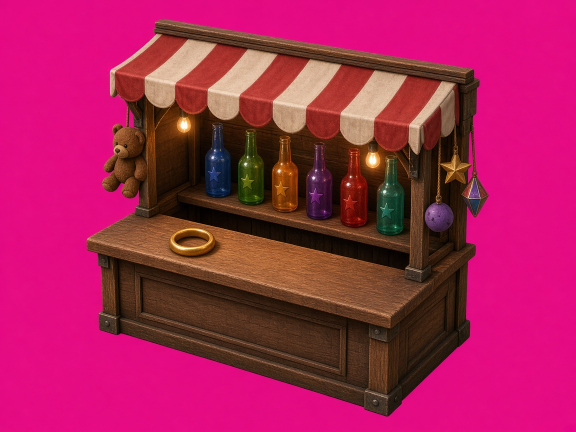
#> input picture raw/booth_close.jpg, 1152 x 864 px, given in place of painted_metal_crimson.jpg, which was not available (shown at 1/2 size)
$ python process_art.py
#> lines starting #> are read from the running program, lines starting #| are printed output that depends on the picture
#!/usr/bin/env python3
"""Prepare JPEG/PNG game assets from generated raw art. No WebP."""
from pathlib import Path
from PIL import Image, ImageFilter, ImageChops, ImageDraw, ImageOps
import numpy as np

ROOT = Path(__file__).resolve().parent
RAW = ROOT / "raw"
TEX = ROOT / "assets" / "textures"
SPR = ROOT / "assets" / "sprites"
UI = ROOT / "assets" / "ui"
for p in (TEX, SPR, UI):
    p.mkdir(parents=True, exist_ok=True)

def load(name):
    return Image.open(RAW / name).convert("RGB")

def make_seamless(im, blend=48):
    """Offset wrap + edge blend to reduce tiling seams."""
    im = im.convert("RGB")
    w, h = im.size
    off = ImageChops.offset(im, w // 2, h // 2)
    # blend a cross through the center (where the original edges now sit)
    arr = np.array(off, dtype=np.float32)
    orig = np.array(ImageChops.offset(im, 0, 0), dtype=np.float32)
    # actually blend off with a second offset of orig's wrap already in off
    mask = np.ones((h, w, 1), dtype=np.float32)
    bw = min(blend, w // 4, h // 4)
    for i in range(bw):
        a = (i + 1) / bw
        # soften the mid seams of the offset image by mixing a slightly blurred copy
    blur = np.array(off.filter(ImageFilter.GaussianBlur(1.2)), dtype=np.float32)
    yy, xx = np.mgrid[0:h, 0:w]
    d = np.minimum(np.minimum(xx, w - 1 - xx), np.minimum(yy, h - 1 - yy))
    # After offset, seams are at center lines
    dc = np.minimum(np.abs(xx - w // 2), np.abs(yy - h // 2))
    m = np.clip(dc / bw, 0, 1)[..., None]
    out = off  # start with offset
    arr = arr * m + blur * (1 - m)
    return Image.fromarray(np.clip(arr, 0, 255).astype(np.uint8), "RGB")

def crop_border(im, frac=0.06):
    w, h = im.size
    x, y = int(w * frac), int(h * frac)
    return im.crop((x, y, w - x, h - y))

def to_jpeg(im, dest, size=1024, quality=90):
    im = im.convert("RGB")
    if size and max(im.size) > size:
        im = ImageOps.fit(im, (size, size) if im.size[0] == im.size[1] else (
            size, int(size * im.size[1] / im.size[0])
        ), Image.Resampling.LANCZOS)
    # even sizes
    w, h = im.size
    im = im.resize((w - w % 2, h - h % 2), Image.Resampling.LANCZOS)
    im.save(dest, "JPEG", quality=quality, optimize=True, subsampling=0)

def normal_and_rough(im, dest_n, dest_r, size=1024, strength=1.6):
    im = im.convert("RGB")
    if size:
        im = ImageOps.fit(im, (size, size) if im.size[0] == im.size[1] else (size, int(size * im.size[1] / im.size[0])), Image.Resampling.LANCZOS)
    g = np.array(im.convert("L"), dtype=np.float32) / 255.0
    # Sobel
    kx = np.array([[-1, 0, 1], [-2, 0, 2], [-1, 0, 1]], dtype=np.float32)
    ky = np.array([[-1, -2, -1], [0, 0, 0], [1, 2, 1]], dtype=np.float32)
    from scipy.ndimage import convolve
    try:
        dx = convolve(g, kx)
        dy = convolve(g, ky)
    except Exception:
        dx = np.gradient(g, axis=1)
        dy = np.gradient(g, axis=0)
    nz = np.ones_like(g) / max(0.15, strength)
    n = np.stack([0.5 - dx * strength * 0.5, 0.5 + dy * strength * 0.5, np.clip(nz * 2, 0.5, 1)], axis=2)
    n = n / (np.linalg.norm(np.stack([(n[...,0]-0.5)*2, (n[...,1]-0.5)*2, n[...,2]], axis=2), axis=2, keepdims=True) + 1e-8)
    nmap = np.stack([n[...,0]*0.5+0.5, n[...,1]*0.5+0.5, np.clip(n[...,2], 0, 1)], axis=2)
    Image.fromarray((np.clip(nmap, 0, 1) * 255).astype(np.uint8), "RGB").save(dest_n, "JPEG", quality=88, optimize=True)
    # roughness: mid-luma -> mid roughness, with a bit of noise
    rough = 0.35 + (1.0 - g) * 0.45
    Image.fromarray((np.clip(rough, 0, 1) * 255).astype(np.uint8), "L").save(dest_r, "JPEG", quality=88, optimize=True)

def chroma_key(im, crop=True, fringe=1.6):
    """Key near-pure green. Returns RGBA."""
    im = im.convert("RGB")
    arr = np.array(im, dtype=np.float32)
    r, g, b = arr[..., 0], arr[..., 1], arr[..., 2]
    # Green screen: high G, G distinctly above R and B
    greeness = g - np.maximum(r, b)
    # also consider chroma distance from #00FF00
    dist = np.sqrt((r - 0) ** 2 + (g - 255) ** 2 + (b - 0) ** 2)
    # tight key
    alpha = np.ones(g.shape, dtype=np.float32)
    # full transparent if very green
    alpha = np.where((greeness > 40) & (g > 80) & (dist < 180), 0.0, alpha)
    # soft fringe
    soft = (greeness > 18) & (g > 60)
    t = np.clip((greeness - 18) / (40 * fringe), 0, 1)
    alpha = np.where(soft, np.minimum(alpha, 1.0 - t), alpha)
    # despill
    spill = np.clip((g - np.maximum(r, b)) / 80.0, 0, 1)
    g2 = g - spill * (g - (r + b) * 0.5)
    arr[..., 1] = np.clip(g2, 0, 255)
    rgba = np.dstack([arr, np.clip(alpha, 0, 1) * 255]).astype(np.uint8)
    out = Image.fromarray(rgba, "RGBA")
    if crop:
        bbox = out.split()[-1].point(lambda p: 255 if p > 8 else 0).getbbox()
        if bbox:
            pad = 4
            x0, y0, x1, y1 = bbox
            x0 = max(0, x0 - pad); y0 = max(0, y0 - pad)
            x1 = min(out.width, x1 + pad); y1 = min(out.height, y1 + pad)
            out = out.crop((x0, y0, x1, y1))
    return out

def save_png(im, dest, max_side=1024):
    im = im.convert("RGBA")
    w, h = im.size
    if max(w, h) > max_side:
        s = max_side / max(w, h)
        im = im.resize((int(w * s) // 2 * 2, int(h * s) // 2 * 2), Image.Resampling.LANCZOS)
    im.save(dest, "PNG", optimize=True)

# ---- textures ----
jobs = [
    ("asphalt_albedo.jpg", "asphalt.jpg", 1024, 0.0, 2.2),
    ("grass_albedo.jpg", "grass.jpg", 1024, 0.0, 1.8),
    ("concrete_albedo.jpg", "concrete.jpg", 1024, 0.0, 1.4),
    ("awning_stripe.jpg", "awning.jpg", 1024, 0.0, 1.0),
    ("wood_planks.jpg", "wood.jpg", 1024, 0.0, 1.6),
    ("brushed_metal.jpg", "metal.jpg", 1024, 0.0, 0.8),
    ("tire_rubber.jpg", "tire.jpg", 1024, 0.0, 2.0),
    ("booth_back.jpg", "booth_back.jpg", 1024, 0.0, 1.0),
]

# crimson metal: crop the darkened studio frame
crimson = crop_border(load("painted_metal_crimson.jpg"), 0.08)
#> in load, returned value is the input picture: PIL image 1152x864 RGB; mean R, G, B 167.6, 34.1, 87
#> in crop_border, `w, h = im.size`: w = 1152; h = 864
#> in crop_border, `x, y = int(w * frac), int(h * frac)`: x = 92; y = 69
crimson = make_seamless(crimson, 36)
#> in make_seamless, `d = np.minimum(np.minimum(xx, w - 1 - xx), np.minimum(yy, h - 1 - yy))`:
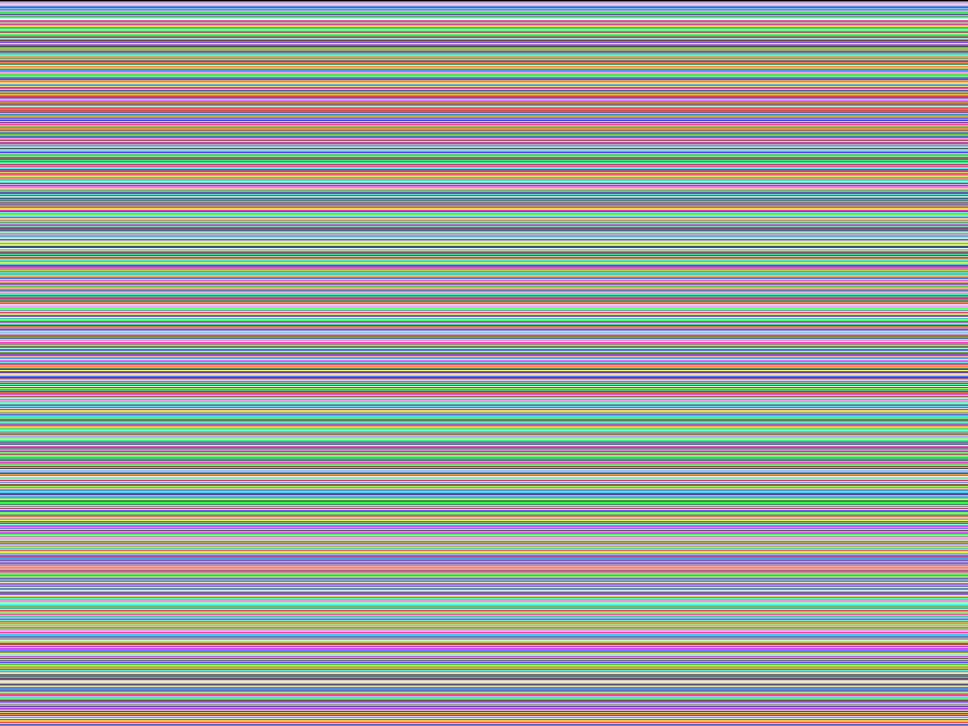
#> yy: shape (726, 968) int64; 726 distinct labels, from 0 to 725; one colour per label, 0 black
to_jpeg(crimson, TEX / "paint_red.jpg", 1024, 92)
normal_and_rough(crimson, TEX / "paint_red_n.jpg", TEX / "paint_red_r.jpg", 1024, 0.7)

for src, dst, sz, _, strn in jobs:
    im = load(src)
#> call 2 of load, with name = 'asphalt_albedo.jpg'
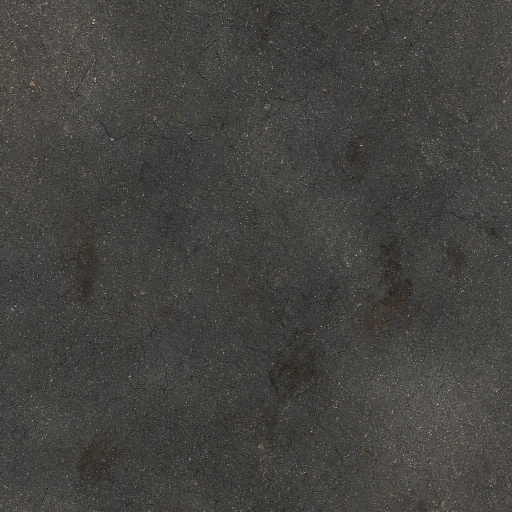
#> input picture raw/asphalt_albedo.jpg, 1024 x 1024 px (shown at 1/2 size)
#> in load, returned value is the input picture: PIL image 1024x1024 RGB; mean R, G, B 67.8, 66.9, 63.8
    if src in ("asphalt_albedo.jpg", "grass_albedo.jpg", "concrete_albedo.jpg", "awning_stripe.jpg", "wood_planks.jpg"):
        im = make_seamless(im, 40)
#> call 2 of make_seamless, with blend = 40
#> in make_seamless (call 2), `d = np.minimum(np.minimum(xx, w - 1 - xx), np.minimum(yy, h - 1 - yy))`:
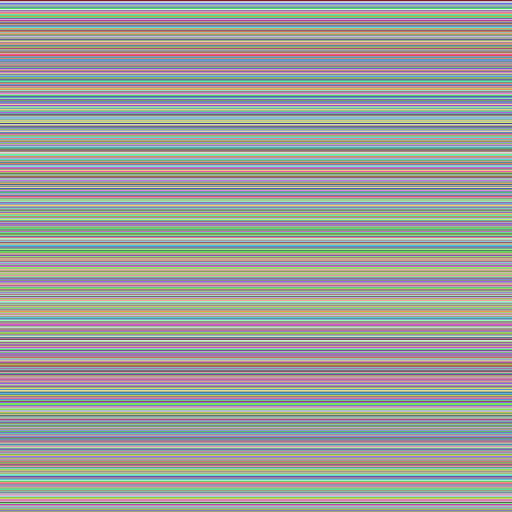
#> yy: shape (1024, 1024) int64 (shown at 1/2 size); 1024 distinct labels, from 0 to 1023; one colour per label, 0 black
    to_jpeg(im, TEX / dst, sz, 90)
    stem = Path(dst).stem
    normal_and_rough(im, TEX / f"{stem}_n.jpg", TEX / f"{stem}_r.jpg", sz, strn)
#> call 2 of normal_and_rough, with size = 1024, strength = 2.2
#> in normal_and_rough (call 2), `dx = convolve(g, kx)`:
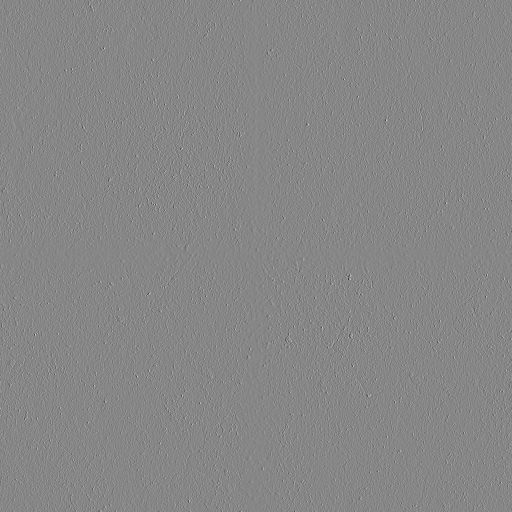
#> dx: shape (1024, 1024) float32 (shown at 1/2 size); min -2.71, max 2.42, mean 2.44e-05; drawn with min black and max white
#> in normal_and_rough (call 2), `n = n / (np.linalg.norm(np.stack([(n[...,0]-0.5)*2, (n[...,1]-0.5)*2, ..`:
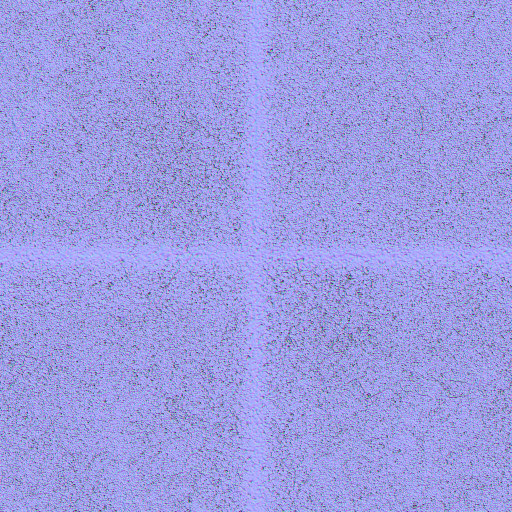
#> n: shape (1024, 1024, 3) float32 (shown at 1/2 size); mean of channels 0, 1, 2 0.466, 0.466, 0.848; drawn with min black and max white
#> in normal_and_rough (call 2), `nmap = np.stack([n[...,0]*0.5+0.5, n[...,1]*0.5+0.5, np.clip(n[...,2],..`:
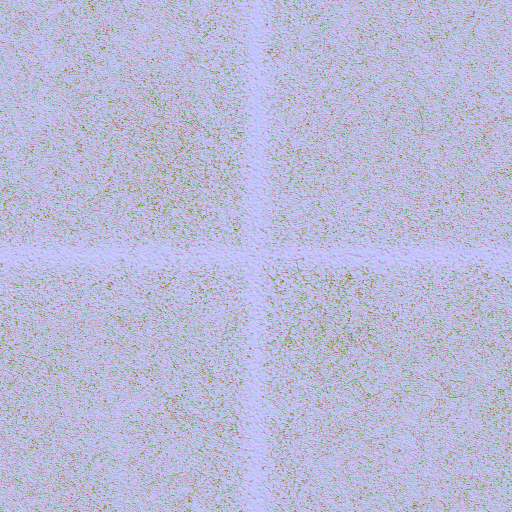
#> nmap: shape (1024, 1024, 3) float32 (shown at 1/2 size); mean of channels 0, 1, 2 0.733, 0.733, 0.848; drawn as R, G, B
#> in normal_and_rough (call 2), `rough = 0.35 + (1.0 - g) * 0.45`:
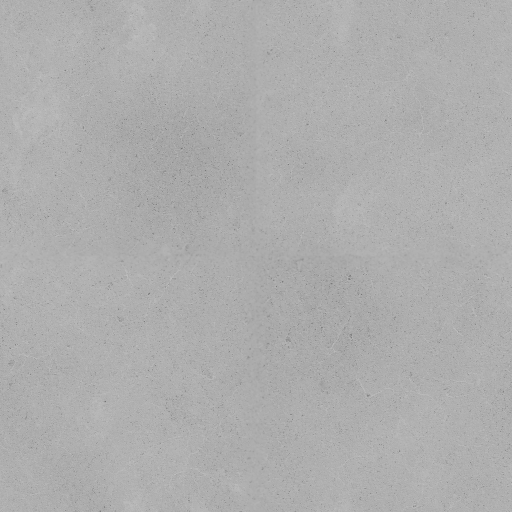
#> rough: shape (1024, 1024) float32 (shown at 1/2 size); min 0.352, max 0.775, mean 0.682
#> pass 2 of the loop `for src, dst, sz, _, strn in jobs:`:
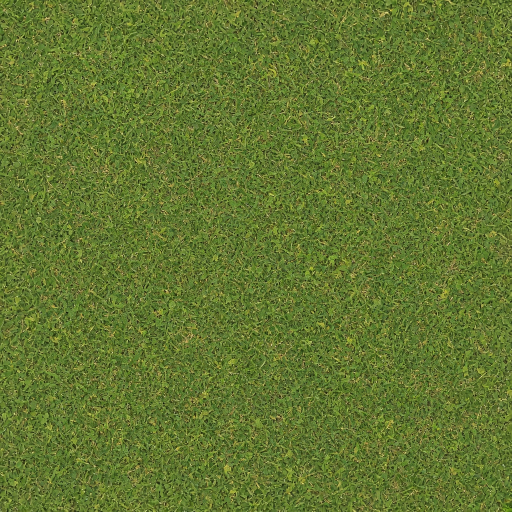
#> input picture raw/grass_albedo.jpg, 1024 x 1024 px (shown at 1/2 size)
#> in load, returned value is the input picture: PIL image 1024x1024 RGB; mean R, G, B 98.7, 118.8, 48.8
#> in normal_and_rough (call 3), `g = np.array(im.convert("L"), dtype=np.float32) / 255.0`:
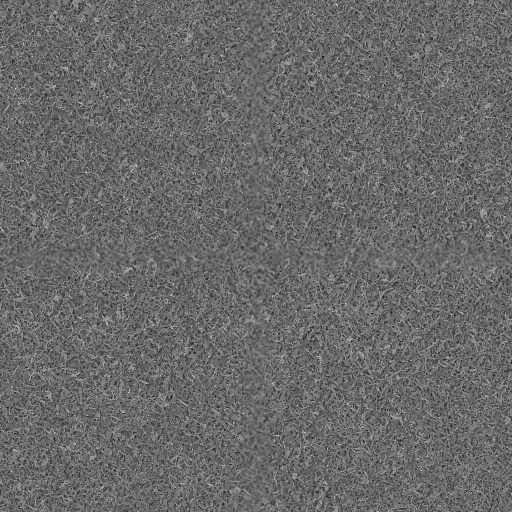
#> g: shape (1024, 1024) float32 (shown at 1/2 size); min 0.0353, max 0.961, mean 0.411
#> in normal_and_rough (call 3), `dy = convolve(g, ky)`:
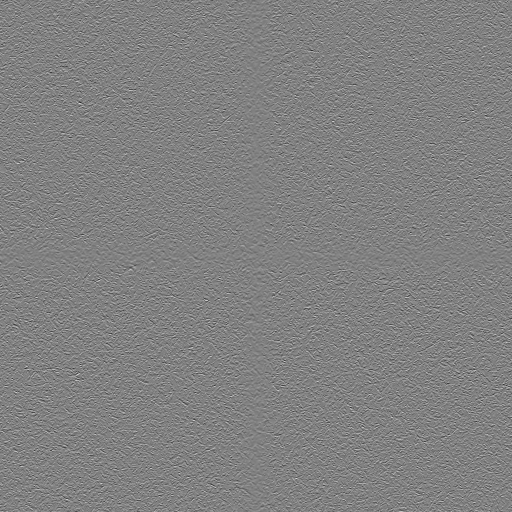
#> dy: shape (1024, 1024) float32 (shown at 1/2 size); min -2.86, max 2.79, mean -4.4e-06; drawn with min black and max white
#> (the run stopped early here; a loop or call above may not have finished)
